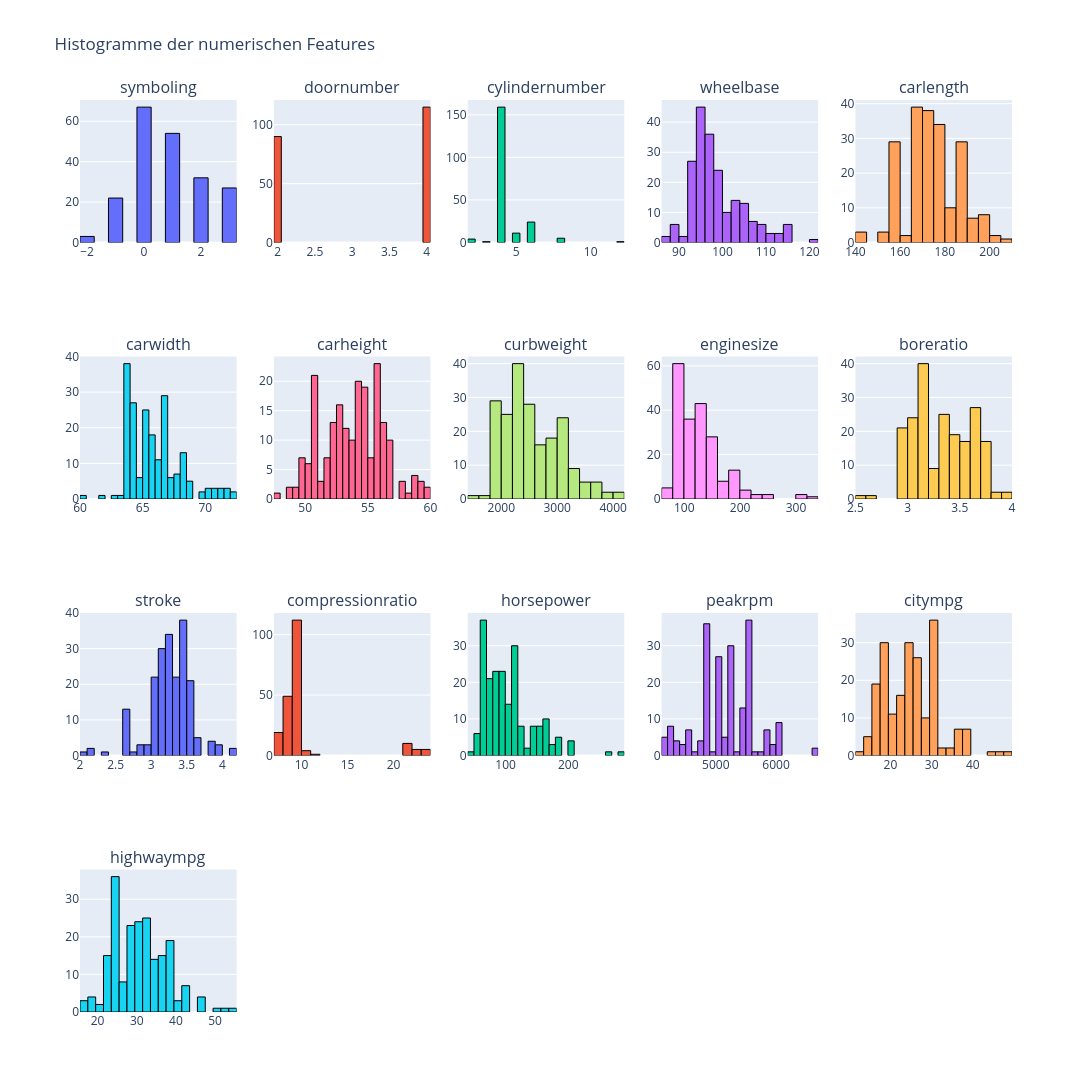

This figure's notebook cell:
### Code cell
# Feature engneering: 
# Histogram für numerische Werte erstellen und darstellen
numerical_columns = ['symboling','doornumber','cylindernumber','wheelbase', 'carlength', 'carwidth', 'carheight', 'curbweight',
                     'enginesize', 'boreratio', 'stroke', 'compressionratio', 'horsepower',
                     'peakrpm', 'citympg', 'highwaympg']
print(len(numerical_columns))
cols = 5
rows = int(np.ceil(len(numerical_columns) / cols))

fig = make_subplots(rows=rows, cols=cols, subplot_titles=numerical_columns)

for i, feature in enumerate(numerical_columns):
    row = i // cols + 1
    col = i % cols + 1
    #print("row, col", row, col)
    fig.add_trace(
    go.Histogram(
        x=df[feature],
        nbinsx=25,
        name=feature,
        marker=dict(
            line=dict(
                color='black',  # Linienfarbe
                width=1         # Liniendicke
            )
        )
    ),
    row=row, col=col
    )


fig.update_layout(
    height=300 * rows,
    width=1400,
    title_text="Histogramme der numerischen Features",
    showlegend=False
)

fig.show()

### Figure 1 — Plotly figure (JSON) as saved in the notebook; plotly's stock layout.template omitted (floating-point values rounded to 4 significant figures; data arrays with more than 128 entries replaced by an {"elided": "..."} marker saying what was removed)
{"data": [{"marker": {"line": {"color": "black", "width": 1}}, "name": "symboling", "nbinsx": 25, "type": "histogram", "x": {"elided": "205 int values"}, "xaxis": "x", "yaxis": "y"}, {"marker": {"line": {"color": "black", "width": 1}}, "name": "doornumber", "nbinsx": 25, "type": "histogram", "x": {"elided": "205 int values"}, "xaxis": "x2", "yaxis": "y2"}, {"marker": {"line": {"color": "black", "width": 1}}, "name": "cylindernumber", "nbinsx": 25, "type": "histogram", "x": {"elided": "205 int values"}, "xaxis": "x3", "yaxis": "y3"}, {"marker": {"line": {"color": "black", "width": 1}}, "name": "wheelbase", "nbinsx": 25, "type": "histogram", "x": {"elided": "205 float values"}, "xaxis": "x4", "yaxis": "y4"}, {"marker": {"line": {"color": "black", "width": 1}}, "name": "carlength", "nbinsx": 25, "type": "histogram", "x": {"elided": "205 float values"}, "xaxis": "x5", "yaxis": "y5"}, {"marker": {"line": {"color": "black", "width": 1}}, "name": "carwidth", "nbinsx": 25, "type": "histogram", "x": {"elided": "205 float values"}, "xaxis": "x6", "yaxis": "y6"}, {"marker": {"line": {"color": "black", "width": 1}}, "name": "carheight", "nbinsx": 25, "type": "histogram", "x": {"elided": "205 float values"}, "xaxis": "x7", "yaxis": "y7"}, {"marker": {"line": {"color": "black", "width": 1}}, "name": "curbweight", "nbinsx": 25, "type": "histogram", "x": {"elided": "205 int values"}, "xaxis": "x8", "yaxis": "y8"}, {"marker": {"line": {"color": "black", "width": 1}}, "name": "enginesize", "nbinsx": 25, "type": "histogram", "x": {"elided": "205 int values"}, "xaxis": "x9", "yaxis": "y9"}, {"marker": {"line": {"color": "black", "width": 1}}, "name": "boreratio", "nbinsx": 25, "type": "histogram", "x": {"elided": "205 float values"}, "xaxis": "x10", "yaxis": "y10"}, {"marker": {"line": {"color": "black", "width": 1}}, "name": "stroke", "nbinsx": 25, "type": "histogram", "x": {"elided": "205 float values"}, "xaxis": "x11", "yaxis": "y11"}, {"marker": {"line": {"color": "black", "width": 1}}, "name": "compressionratio", "nbinsx": 25, "type": "histogram", "x": {"elided": "205 float values"}, "xaxis": "x12", "yaxis": "y12"}, {"marker": {"line": {"color": "black", "width": 1}}, "name": "horsepower", "nbinsx": 25, "type": "histogram", "x": {"elided": "205 int values"}, "xaxis": "x13", "yaxis": "y13"}, {"marker": {"line": {"color": "black", "width": 1}}, "name": "peakrpm", "nbinsx": 25, "type": "histogram", "x": {"elided": "205 int values"}, "xaxis": "x14", "yaxis": "y14"}, {"marker": {"line": {"color": "black", "width": 1}}, "name": "citympg", "nbinsx": 25, "type": "histogram", "x": {"elided": "205 int values"}, "xaxis": "x15", "yaxis": "y15"}, {"marker": {"line": {"color": "black", "width": 1}}, "name": "highwaympg", "nbinsx": 25, "type": "histogram", "x": {"elided": "205 int values"}, "xaxis": "x16", "yaxis": "y16"}], "layout": {"annotations": [{"font": {"size": 16}, "showarrow": false, "text": "symboling", "x": 0.084, "xanchor": "center", "xref": "paper", "y": 1, "yanchor": "bottom", "yref": "paper"}, {"font": {"size": 16}, "showarrow": false, "text": "doornumber", "x": 0.292, "xanchor": "center", "xref": "paper", "y": 1, "yanchor": "bottom", "yref": "paper"}, {"font": {"size": 16}, "showarrow": false, "text": "cylindernumber", "x": 0.5, "xanchor": "center", "xref": "paper", "y": 1, "yanchor": "bottom", "yref": "paper"}, {"font": {"size": 16}, "showarrow": false, "text": "wheelbase", "x": 0.708, "xanchor": "center", "xref": "paper", "y": 1, "yanchor": "bottom", "yref": "paper"}, {"font": {"size": 16}, "showarrow": false, "text": "carlength", "x": 0.916, "xanchor": "center", "xref": "paper", "y": 1, "yanchor": "bottom", "yref": "paper"}, {"font": {"size": 16}, "showarrow": false, "text": "carwidth", "x": 0.084, "xanchor": "center", "xref": "paper", "y": 0.7188, "yanchor": "bottom", "yref": "paper"}, {"font": {"size": 16}, "showarrow": false, "text": "carheight", "x": 0.292, "xanchor": "center", "xref": "paper", "y": 0.7188, "yanchor": "bottom", "yref": "paper"}, {"font": {"size": 16}, "showarrow": false, "text": "curbweight", "x": 0.5, "xanchor": "center", "xref": "paper", "y": 0.7188, "yanchor": "bottom", "yref": "paper"}, {"font": {"size": 16}, "showarrow": false, "text": "enginesize", "x": 0.708, "xanchor": "center", "xref": "paper", "y": 0.7188, "yanchor": "bottom", "yref": "paper"}, {"font": {"size": 16}, "showarrow": false, "text": "boreratio", "x": 0.916, "xanchor": "center", "xref": "paper", "y": 0.7188, "yanchor": "bottom", "yref": "paper"}, {"font": {"size": 16}, "showarrow": false, "text": "stroke", "x": 0.084, "xanchor": "center", "xref": "paper", "y": 0.4375, "yanchor": "bottom", "yref": "paper"}, {"font": {"size": 16}, "showarrow": false, "text": "compressionratio", "x": 0.292, "xanchor": "center", "xref": "paper", "y": 0.4375, "yanchor": "bottom", "yref": "paper"}, {"font": {"size": 16}, "showarrow": false, "text": "horsepower", "x": 0.5, "xanchor": "center", "xref": "paper", "y": 0.4375, "yanchor": "bottom", "yref": "paper"}, {"font": {"size": 16}, "showarrow": false, "text": "peakrpm", "x": 0.708, "xanchor": "center", "xref": "paper", "y": 0.4375, "yanchor": "bottom", "yref": "paper"}, {"font": {"size": 16}, "showarrow": false, "text": "citympg", "x": 0.916, "xanchor": "center", "xref": "paper", "y": 0.4375, "yanchor": "bottom", "yref": "paper"}, {"font": {"size": 16}, "showarrow": false, "text": "highwaympg", "x": 0.084, "xanchor": "center", "xref": "paper", "y": 0.1562, "yanchor": "bottom", "yref": "paper"}], "height": 1200, "showlegend": false, "title": {"text": "Histogramme der numerischen Features"}, "width": 1400, "xaxis": {"anchor": "y", "domain": [0, 0.168]}, "xaxis10": {"anchor": "y10", "domain": [0.832, 1]}, "xaxis11": {"anchor": "y11", "domain": [0, 0.168]}, "xaxis12": {"anchor": "y12", "domain": [0.208, 0.376]}, "xaxis13": {"anchor": "y13", "domain": [0.416, 0.584]}, "xaxis14": {"anchor": "y14", "domain": [0.624, 0.792]}, "xaxis15": {"anchor": "y15", "domain": [0.832, 1]}, "xaxis16": {"anchor": "y16", "domain": [0, 0.168]}, "xaxis17": {"anchor": "y17", "domain": [0.208, 0.376]}, "xaxis18": {"anchor": "y18", "domain": [0.416, 0.584]}, "xaxis19": {"anchor": "y19", "domain": [0.624, 0.792]}, "xaxis2": {"anchor": "y2", "domain": [0.208, 0.376]}, "xaxis20": {"anchor": "y20", "domain": [0.832, 1]}, "xaxis3": {"anchor": "y3", "domain": [0.416, 0.584]}, "xaxis4": {"anchor": "y4", "domain": [0.624, 0.792]}, "xaxis5": {"anchor": "y5", "domain": [0.832, 1]}, "xaxis6": {"anchor": "y6", "domain": [0, 0.168]}, "xaxis7": {"anchor": "y7", "domain": [0.208, 0.376]}, "xaxis8": {"anchor": "y8", "domain": [0.416, 0.584]}, "xaxis9": {"anchor": "y9", "domain": [0.624, 0.792]}, "yaxis": {"anchor": "x", "domain": [0.8438, 1]}, "yaxis10": {"anchor": "x10", "domain": [0.5625, 0.7188]}, "yaxis11": {"anchor": "x11", "domain": [0.2812, 0.4375]}, "yaxis12": {"anchor": "x12", "domain": [0.2812, 0.4375]}, "yaxis13": {"anchor": "x13", "domain": [0.2812, 0.4375]}, "yaxis14": {"anchor": "x14", "domain": [0.2812, 0.4375]}, "yaxis15": {"anchor": "x15", "domain": [0.2812, 0.4375]}, "yaxis16": {"anchor": "x16", "domain": [0, 0.1562]}, "yaxis17": {"anchor": "x17", "domain": [0, 0.1562]}, "yaxis18": {"anchor": "x18", "domain": [0, 0.1562]}, "yaxis19": {"anchor": "x19", "domain": [0, 0.1562]}, "yaxis2": {"anchor": "x2", "domain": [0.8438, 1]}, "yaxis20": {"anchor": "x20", "domain": [0, 0.1562]}, "yaxis3": {"anchor": "x3", "domain": [0.8438, 1]}, "yaxis4": {"anchor": "x4", "domain": [0.8438, 1]}, "yaxis5": {"anchor": "x5", "domain": [0.8438, 1]}, "yaxis6": {"anchor": "x6", "domain": [0.5625, 0.7188]}, "yaxis7": {"anchor": "x7", "domain": [0.5625, 0.7188]}, "yaxis8": {"anchor": "x8", "domain": [0.5625, 0.7188]}, "yaxis9": {"anchor": "x9", "domain": [0.5625, 0.7188]}}}
